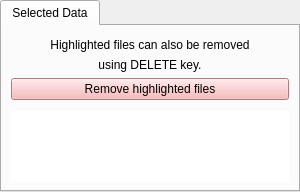
     <widget class="QTabWidget" name="SelectedData">
      <property name="sizePolicy">
       <sizepolicy hsizetype="Preferred" vsizetype="Expanding">
        <horstretch>0</horstretch>
        <verstretch>0</verstretch>
       </sizepolicy>
      </property>
      <property name="minimumSize">
       <size>
        <width>300</width>
        <height>0</height>
       </size>
      </property>
      <property name="currentIndex">
       <number>0</number>
      </property>
      <widget class="QWidget" name="SelectedDataFrame">
       <attribute name="title">
        <string>Selected Data</string>
       </attribute>
       <layout class="QVBoxLayout" name="verticalLayout_3">
        <item>
         <spacer name="verticalSpacer_2">
          <property name="orientation">
           <enum>Qt::Vertical</enum>
          </property>
          <property name="sizeType">
           <enum>QSizePolicy::Minimum</enum>
          </property>
          <property name="sizeHint" stdset="0">
           <size>
            <width>20</width>
            <height>3</height>
           </size>
          </property>
         </spacer>
        </item>
        <item>
         <widget class="QLabel" name="label">
          <property name="sizePolicy">
           <sizepolicy hsizetype="MinimumExpanding" vsizetype="Minimum">
            <horstretch>0</horstretch>
            <verstretch>0</verstretch>
           </sizepolicy>
          </property>
          <property name="text">
           <string>&lt;html&gt;&lt;head/&gt;&lt;body&gt;&lt;p align=&quot;center&quot;&gt;Highlighted files can also be removed&lt;/p&gt;&lt;/body&gt;&lt;/html&gt;</string>
          </property>
         </widget>
        </item>
        <item>
         <widget class="QLabel" name="label_2">
          <property name="text">
           <string>&lt;html&gt;&lt;head/&gt;&lt;body&gt;&lt;p align=&quot;center&quot;&gt;using DELETE key.&lt;/p&gt;&lt;/body&gt;&lt;/html&gt;</string>
          </property>
         </widget>
        </item>
        <item>
         <widget class="QPushButton" name="Selectedpushbutton">
          <property name="palette">
           <palette>
            <active>
             <colorrole role="WindowText">
              <brush brushstyle="SolidPattern">
               <color alpha="255">
                <red>0</red>
                <green>0</green>
                <blue>0</blue>
               </color>
              </brush>
             </colorrole>
             <colorrole role="Button">
              <brush brushstyle="SolidPattern">
               <color alpha="255">
                <red>247</red>
                <green>170</green>
                <blue>171</blue>
               </color>
              </brush>
             </colorrole>
             <colorrole role="Light">
              <brush brushstyle="SolidPattern">
               <color alpha="255">
                <red>255</red>
                <green>255</green>
                <blue>255</blue>
               </color>
              </brush>
             </colorrole>
             <colorrole role="Midlight">
              <brush brushstyle="SolidPattern">
               <color alpha="255">
                <red>251</red>
                <green>212</green>
                <blue>213</blue>
               </color>
              </brush>
             </colorrole>
             <colorrole role="Dark">
              <brush brushstyle="SolidPattern">
               <color alpha="255">
                <red>123</red>
                <green>85</green>
                <blue>85</blue>
               </color>
              </brush>
             </colorrole>
             <colorrole role="Mid">
              <brush brushstyle="SolidPattern">
               <color alpha="255">
                <red>165</red>
                <green>113</green>
                <blue>114</blue>
               </color>
              </brush>
             </colorrole>
             <colorrole role="Text">
              <brush brushstyle="SolidPattern">
               <color alpha="255">
                <red>0</red>
                <green>0</green>
                <blue>0</blue>
               </color>
              </brush>
             </colorrole>
             <colorrole role="BrightText">
              <brush brushstyle="SolidPattern">
               <color alpha="255">
                <red>255</red>
                <green>255</green>
                <blue>255</blue>
               </color>
              </brush>
             </colorrole>
             <colorrole role="ButtonText">
              <brush brushstyle="SolidPattern">
               <color alpha="255">
                <red>0</red>
                <green>0</green>
                <blue>0</blue>
               </color>
              </brush>
             </colorrole>
             <colorrole role="Base">
              <brush brushstyle="SolidPattern">
               <color alpha="255">
                <red>255</red>
                <green>255</green>
                <blue>255</blue>
               </color>
              </brush>
             </colorrole>
             <colorrole role="Window">
              <brush brushstyle="SolidPattern">
               <color alpha="255">
                <red>247</red>
                <green>170</green>
                <blue>171</blue>
               </color>
              </brush>
             </colorrole>
             <colorrole role="Shadow">
              <brush brushstyle="SolidPattern">
               <color alpha="255">
                <red>0</red>
                <green>0</green>
                <blue>0</blue>
               </color>
              </brush>
             </colorrole>
             <colorrole role="AlternateBase">
              <brush brushstyle="SolidPattern">
               <color alpha="255">
                <red>251</red>
                <green>212</green>
                <blue>213</blue>
               </color>
              </brush>
             </colorrole>
             <colorrole role="ToolTipBase">
              <brush brushstyle="SolidPattern">
               <color alpha="255">
                <red>255</red>
                <green>255</green>
                <blue>220</blue>
               </color>
              </brush>
             </colorrole>
             <colorrole role="ToolTipText">
              <brush brushstyle="SolidPattern">
               <color alpha="255">
                <red>0</red>
                <green>0</green>
                <blue>0</blue>
               </color>
              </brush>
             </colorrole>
            </active>
            <inactive>
             <colorrole role="WindowText">
              <brush brushstyle="SolidPattern">
               <color alpha="255">
                <red>0</red>
                <green>0</green>
                <blue>0</blue>
               </color>
              </brush>
             </colorrole>
             <colorrole role="Button">
              <brush brushstyle="SolidPattern">
               <color alpha="255">
                <red>247</red>
                <green>170</green>
                <blue>171</blue>
               </color>
              </brush>
             </colorrole>
             <colorrole role="Light">
              <brush brushstyle="SolidPattern">
               <color alpha="255">
                <red>255</red>
                <green>255</green>
                <blue>255</blue>
               </color>
              </brush>
             </colorrole>
             <colorrole role="Midlight">
              <brush brushstyle="SolidPattern">
               <color alpha="255">
                <red>251</red>
                <green>212</green>
                <blue>213</blue>
               </color>
              </brush>
             </colorrole>
             <colorrole role="Dark">
              <brush brushstyle="SolidPattern">
               <color alpha="255">
                <red>123</red>
                <green>85</green>
                <blue>85</blue>
               </color>
              </brush>
             </colorrole>
             <colorrole role="Mid">
              <brush brushstyle="SolidPattern">
               <color alpha="255">
                <red>165</red>
                <green>113</green>
                <blue>114</blue>
               </color>
              </brush>
             </colorrole>
             <colorrole role="Text">
              <brush brushstyle="SolidPattern">
               <color alpha="255">
                <red>0</red>
                <green>0</green>
                <blue>0</blue>
               </color>
              </brush>
             </colorrole>
             <colorrole role="BrightText">
              <brush brushstyle="SolidPattern">
               <color alpha="255">
                <red>255</red>
                <green>255</green>
                <blue>255</blue>
               </color>
              </brush>
             </colorrole>
             <colorrole role="ButtonText">
              <brush brushstyle="SolidPattern">
               <color alpha="255">
                <red>0</red>
                <green>0</green>
                <blue>0</blue>
               </color>
              </brush>
             </colorrole>
             <colorrole role="Base">
              <brush brushstyle="SolidPattern">
               <color alpha="255">
                <red>255</red>
                <green>255</green>
                <blue>255</blue>
               </color>
              </brush>
             </colorrole>
             <colorrole role="Window">
              <brush brushstyle="SolidPattern">
               <color alpha="255">
                <red>247</red>
                <green>170</green>
                <blue>171</blue>
               </color>
              </brush>
             </colorrole>
             <colorrole role="Shadow">
              <brush brushstyle="SolidPattern">
               <color alpha="255">
                <red>0</red>
                <green>0</green>
                <blue>0</blue>
               </color>
              </brush>
             </colorrole>
             <colorrole role="AlternateBase">
              <brush brushstyle="SolidPattern">
               <color alpha="255">
                <red>251</red>
                <green>212</green>
                <blue>213</blue>
               </color>
              </brush>
             </colorrole>
             <colorrole role="ToolTipBase">
              <brush brushstyle="SolidPattern">
               <color alpha="255">
                <red>255</red>
                <green>255</green>
                <blue>220</blue>
               </color>
              </brush>
             </colorrole>
             <colorrole role="ToolTipText">
              <brush brushstyle="SolidPattern">
               <color alpha="255">
                <red>0</red>
                <green>0</green>
                <blue>0</blue>
               </color>
              </brush>
             </colorrole>
            </inactive>
            <disabled>
             <colorrole role="WindowText">
              <brush brushstyle="SolidPattern">
               <color alpha="255">
                <red>123</red>
                <green>85</green>
                <blue>85</blue>
               </color>
              </brush>
             </colorrole>
             <colorrole role="Button">
              <brush brushstyle="SolidPattern">
               <color alpha="255">
                <red>247</red>
                <green>170</green>
                <blue>171</blue>
               </color>
              </brush>
             </colorrole>
             <colorrole role="Light">
              <brush brushstyle="SolidPattern">
               <color alpha="255">
                <red>255</red>
                <green>255</green>
                <blue>255</blue>
               </color>
              </brush>
             </colorrole>
             <colorrole role="Midlight">
              <brush brushstyle="SolidPattern">
               <color alpha="255">
                <red>251</red>
                <green>212</green>
                <blue>213</blue>
               </color>
              </brush>
             </colorrole>
             <colorrole role="Dark">
              <brush brushstyle="SolidPattern">
               <color alpha="255">
                <red>123</red>
                <green>85</green>
                <blue>85</blue>
               </color>
              </brush>
             </colorrole>
             <colorrole role="Mid">
              <brush brushstyle="SolidPattern">
               <color alpha="255">
                <red>165</red>
                <green>113</green>
                <blue>114</blue>
               </color>
              </brush>
             </colorrole>
             <colorrole role="Text">
              <brush brushstyle="SolidPattern">
               <color alpha="255">
                <red>123</red>
                <green>85</green>
                <blue>85</blue>
               </color>
              </brush>
             </colorrole>
             <colorrole role="BrightText">
              <brush brushstyle="SolidPattern">
               <color alpha="255">
                <red>255</red>
                <green>255</green>
                <blue>255</blue>
               </color>
              </brush>
             </colorrole>
             <colorrole role="ButtonText">
              <brush brushstyle="SolidPattern">
               <color alpha="255">
                <red>123</red>
                <green>85</green>
                <blue>85</blue>
               </color>
              </brush>
             </colorrole>
             <colorrole role="Base">
              <brush brushstyle="SolidPattern">
               <color alpha="255">
                <red>247</red>
                <green>170</green>
                <blue>171</blue>
               </color>
              </brush>
             </colorrole>
             <colorrole role="Window">
              <brush brushstyle="SolidPattern">
               <color alpha="255">
                <red>247</red>
                <green>170</green>
                <blue>171</blue>
               </color>
              </brush>
             </colorrole>
             <colorrole role="Shadow">
              <brush brushstyle="SolidPattern">
               <color alpha="255">
                <red>0</red>
                <green>0</green>
                <blue>0</blue>
               </color>
              </brush>
             </colorrole>
             <colorrole role="AlternateBase">
              <brush brushstyle="SolidPattern">
               <color alpha="255">
                <red>247</red>
                <green>170</green>
                <blue>171</blue>
               </color>
              </brush>
             </colorrole>
             <colorrole role="ToolTipBase">
              <brush brushstyle="SolidPattern">
               <color alpha="255">
                <red>255</red>
                <green>255</green>
                <blue>220</blue>
               </color>
              </brush>
             </colorrole>
             <colorrole role="ToolTipText">
              <brush brushstyle="SolidPattern">
               <color alpha="255">
                <red>0</red>
                <green>0</green>
                <blue>0</blue>
               </color>
              </brush>
             </colorrole>
            </disabled>
           </palette>
          </property>
          <property name="text">
           <string>Remove highlighted files</string>
          </property>
         </widget>
        </item>
        <item>
         <spacer name="verticalSpacer_3">
          <property name="orientation">
           <enum>Qt::Vertical</enum>
          </property>
          <property name="sizeType">
           <enum>QSizePolicy::Minimum</enum>
          </property>
          <property name="sizeHint" stdset="0">
           <size>
            <width>20</width>
            <height>5</height>
           </size>
          </property>
         </spacer>
        </item>
        <item>
         <widget class="QTableView" name="SelectedDataTable">
          <property name="sizePolicy">
           <sizepolicy hsizetype="MinimumExpanding" vsizetype="Expanding">
            <horstretch>0</horstretch>
            <verstretch>0</verstretch>
           </sizepolicy>
          </property>
          <property name="focusPolicy">
           <enum>Qt::NoFocus</enum>
          </property>
          <property name="frameShape">
           <enum>QFrame::NoFrame</enum>
          </property>
          <property name="frameShadow">
           <enum>QFrame::Plain</enum>
          </property>
          <property name="lineWidth">
           <number>0</number>
          </property>
          <property name="sizeAdjustPolicy">
           <enum>QAbstractScrollArea::AdjustToContents</enum>
          </property>
          <property name="editTriggers">
           <set>QAbstractItemView::NoEditTriggers</set>
          </property>
          <property name="alternatingRowColors">
           <bool>true</bool>
          </property>
          <property name="selectionMode">
           <enum>QAbstractItemView::ExtendedSelection</enum>
          </property>
          <property name="selectionBehavior">
           <enum>QAbstractItemView::SelectItems</enum>
          </property>
          <attribute name="horizontalHeaderCascadingSectionResizes">
           <bool>false</bool>
          </attribute>
          <attribute name="horizontalHeaderDefaultSectionSize">
           <number>100</number>
          </attribute>
          <attribute name="horizontalHeaderMinimumSectionSize">
           <number>1</number>
          </attribute>
          <attribute name="horizontalHeaderShowSortIndicator" stdset="0">
           <bool>false</bool>
          </attribute>
          <attribute name="horizontalHeaderStretchLastSection">
           <bool>true</bool>
          </attribute>
          <attribute name="verticalHeaderVisible">
           <bool>false</bool>
          </attribute>
          <attribute name="verticalHeaderHighlightSections">
           <bool>false</bool>
          </attribute>
          <attribute name="verticalHeaderShowSortIndicator" stdset="0">
           <bool>false</bool>
          </attribute>
         </widget>
        </item>
       </layout>
      </widget>
     </widget>
